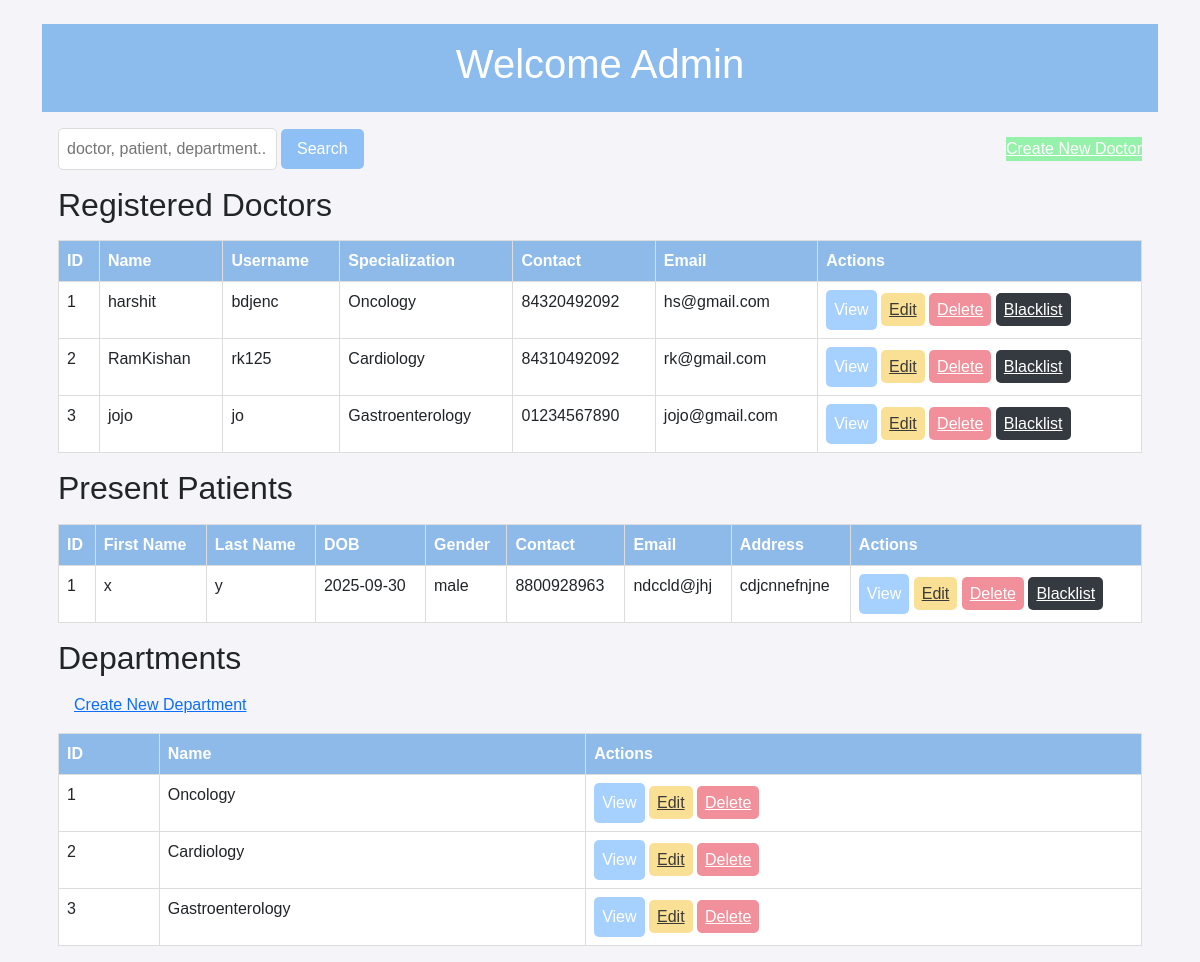
Screenshot of /admindb with the database file from the repository.
### model.py (models this page shows)
class Doctor(db.Model):
    id = db.Column(db.Integer, primary_key=True)
    name = db.Column(db.String(100), nullable=False)
    username = db.Column(db.String(50), unique=True, nullable=False)
    password = db.Column(db.String(255), nullable=False)
    specialization = db.Column(db.String(100), nullable=False)
    contact = db.Column(db.String(15))
    email = db.Column(db.String(100), unique=True)
    status = db.Column(db.String(20), default='Active', server_default='Active', nullable=False)
    appointments = db.relationship('Appointment', backref='doctor', lazy=True)
    treatments = db.relationship('Treatment', backref='doctor', lazy=True)

class Patient(db.Model):
    id = db.Column(db.Integer, primary_key=True)
    first_name = db.Column(db.String(50), nullable=False)
    last_name = db.Column(db.String(50))
    username = db.Column(db.String(50), unique=True, nullable=False)
    dob = db.Column(db.Date, nullable=False)
    gender = db.Column(db.String(10), nullable=False)
    contact = db.Column(db.String(15), nullable=False)
    email = db.Column(db.String(100), unique=True, nullable=False)
    address = db.Column(db.String(200), nullable=False)
    password = db.Column(db.String(255), nullable=False)
    medical_records = db.relationship('MedicalRecord', backref='patient', lazy=True)
    role = db.Column(db.String(20), default='Patient', nullable=False)
    status = db.Column(db.String(20), default='Active', nullable=False)
    appointments = db.relationship('Appointment', backref='patient', lazy=True)
    treatments = db.relationship('Treatment', backref='patient', lazy=True)

class Department(db.Model):
    id = db.Column(db.Integer, primary_key=True)
    name = db.Column(db.String(100), unique=True, nullable=False)
    description = db.Column(db.Text, nullable=True)  # <-- new description field

### app.py (the view)
@app.route('/admindb')
def admindb():
    doctors = Doctor.query.all()
    admins = Admin.query.all()
    patients = Patient.query.all()
    departments = Department.query.all()
    return render_template('admindb.html', doctors=doctors, admins=admins, patients=patients, departments=departments)

### templates/admindb.html (shortened to what this page needs)
{% extends 'base.html' %}
{% block content %}
<div class="header">
    <h1>Welcome Admin</h1>
</div>
<div class="search-bar">
    <form method="GET" action="/search">
        <input type="text" name="query" placeholder="doctor, patient, department..">
        <button class="search-btn">Search</button>
    </form>
    <a class="create-btn" href="{{ url_for('createdoc') }}">Create New Doctor</a>
</div>
<div class="section">
    <h2>Registered Doctors</h2>
    <table class="table">
        <thead>
            <tr>
                <th>ID</th>
                <th>Name</th>
                <th>Username</th>
                <th>Specialization</th>
                <th>Contact</th>
                <th>Email</th>
                <th>Actions</th>
            </tr>
        </thead>
        <tbody>
            {% for doctor in doctors %}
            <tr>
                <td>{{ doctor.id }}</td>
                <td>{{ doctor.name }}</td>
                <td>{{ doctor.username }}</td>
                <td>{{ doctor.specialization }}</td>
                <td>{{ doctor.contact }}</td>
                <td>{{ doctor.email }}</td>
                <td>
                    <a class="view-btn" href="{{ url_for('view_doctor', doctor_id=doctor.id) }}">View</a>
                    <a class="edit-btn" href="{{ url_for('edit_doctor', doctor_id=doctor.id) }}">Edit</a>
                    <a class="delete-btn" href="{{ url_for('delete_doctor', doctor_id=doctor.id) }}">Delete</a>
                    {% if doctor.status == 'Blacklisted' %}
                        <a class="blacklist-btn" href="{{ url_for('unblacklist_doctor', doctor_id=doctor.id) }}">Unblock</a>
                    {% else %}
                        <a class="blacklist-btn" href="{{ url_for('blacklist_doctor', doctor_id=doctor.id) }}">Blacklist</a>
                    {% endif %}
                </td>
            </tr>
            {% endfor %}
        </tbody>
    </table>
</div>
<div class="section">
    <h2>Present Patients</h2>
    <table class="table">
        <thead>
            <tr>
                <th>ID</th>
                <th>First Name</th>
                <th>Last Name</th>
                <th>DOB</th>
                <th>Gender</th>
                <th>Contact</th>
                <th>Email</th>
                <th>Address</th>
                <th>Actions</th>
            </tr>
        </thead>
        <tbody>
            {% for patient in patients %}
            <tr>
                <td>{{ patient.id }}</td>
                <td>{{ patient.first_name }}</td>
                <td>{{ patient.last_name }}</td>
                <td>{{ patient.dob }}</td>
                <td>{{ patient.gender }}</td>
                <td>{{ patient.contact }}</td>
                <td>{{ patient.email }}</td>
                <td>{{ patient.address }}</td>
                <td>
                    <a class="view-btn" href="{{ url_for('view_patient_profile', patient_id=patient.id) }}">View</a>
                    <a class="edit-btn" href="{{ url_for('edit_patient', patient_id=patient.id) }}">Edit</a>
                    <a class="delete-btn" href="{{ url_for('delete_patient', patient_id=patient.id) }}">Delete</a>
                    {% if patient.status == 'Blacklisted' %}
                        <a class="blacklist-btn" href="{{ url_for('unblacklist_patient', patient_id=patient.id) }}">Unblock</a>
                    {% else %}
                        <a class="blacklist-btn" href="{{ url_for('blacklist_patient', patient_id=patient.id) }}">Blacklist</a>
                    {% endif %}
                </td>
            </tr>
            {% endfor %}
        </tbody>
    </table>
</div>
<div class="section">
    <h2>Departments</h2>
    <a style="padding: 0.5rem 1rem; border: none; border-radius: 5px; cursor: pointer;" href="{{ url_for('create_department') }}">Create New Department</a>
    <table class="table">
        <thead>
            <tr>
                <th>ID</th>
                <th>Name</th>
                <th>Actions</th>
            </tr>
        </thead>
        <tbody>
            {% for department in departments %}
            <tr>
                <td>{{ department.id }}</td>
                <td>{{ department.name }}</td>
                <td>
                    <a class="view-btn" href="{{ url_for('view_department', dept_id=department.id) }}">View</a>
                    <a class="edit-btn" href="{{ url_for('edit_department', department_id=department.id) }}">Edit</a>
                    <a class="delete-btn" href="{{ url_for('delete_department', department_id=department.id) }}">Delete</a>
                </td>
            </tr>
            {% endfor %}
        </tbody>
    </table>
</div>
{% endblock %}

### templates/admindb.html (style rules this page uses)
body { font-family: Arial, sans-serif; margin: 0; padding: 0; background-color: #f4f4f9; }
.header { background-color: #8cbbed; color: white; padding: 1rem; text-align: center; }
.search-bar { display: flex; justify-content: space-between; align-items: center; margin: 1rem auto; padding: 0 1rem; }
.search-bar input { width: 70%; padding: 0.5rem; border: 1px solid #ddd; border-radius: 5px; }
.search-bar button { padding: 0.5rem 1rem; border: none; border-radius: 5px; cursor: pointer; }
.search-bar .search-btn { background-color: #8ec0f6; color: white; }
.search-bar .create-btn { background-color: #96f2ab; color: white; }
.section { margin: 1rem auto; padding: 0 1rem; }
.section h2 { margin-bottom: 1rem; }
.edit-btn { background-color: #fae094; color: rgb(59, 58, 58); padding: 0.5rem; border: none; border-radius: 5px; cursor: pointer; }
.delete-btn { background-color: #f1909a; color: white; padding: 0.5rem; border: none; border-radius: 5px; cursor: pointer; }
.blacklist-btn { background-color: #343a40; color: white; padding: 0.5rem; border: none; border-radius: 5px; cursor: pointer; }
.table { width: 100%; border-collapse: collapse; margin-top: 1rem; }
.table th, .table td { border: 1px solid #ddd; padding: 0.5rem; text-align: left; }
.table th { background-color: #8ebae9; color: white; }
.table .view-btn { background-color: #a6d1ff; color: white; padding: 0.5rem; border: none; border-radius: 5px; cursor: pointer; text-decoration: none; display: inline-block; }

### rows the page displays
Doctor: id "1", name "harshit", username "bdjenc", specialization "Oncology", contact "84320492092", email "hs@gmail.com"
Doctor: id "2", name "RamKishan", username "rk125", specialization "Cardiology", contact "84310492092", email "rk@gmail.com"
Doctor: id "3", name "jojo", username "jo", specialization "Gastroenterology", contact "01234567890", email "jojo@gmail.com"
Patient: id "1", first_name "x", last_name "y", dob "2025-09-30", gender "male", contact "8800928963", email "ndccld@jhj", address "cdjcnnefnjne"
Department: id "1", name "Oncology"
Department: id "2", name "Cardiology"
Department: id "3", name "Gastroenterology"
